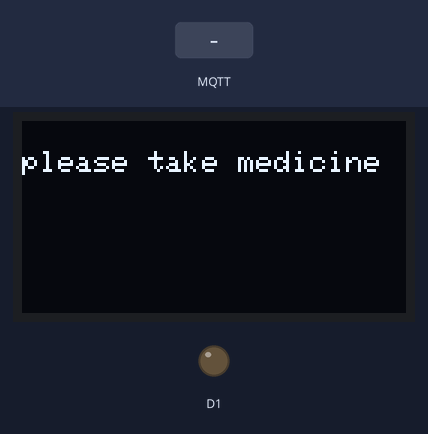
A sketch run on a simulated ESP8266 (NodeMCU). Parts: 128×64 one-colour display, output pins drawn as LEDs (lit = HIGH). The inputs (shaded band) are chosen by the test bench. WiFi joins after 1.5 s; servers stay silent unless stated; no MQTT or app messages arrive unless stated; what the sketch prints to the serial monitor is not drawn.

Above: at 2.8 s.
2.9 s: MQTT message "OFF" arrives on the first subscribed topic
At 4.1 s:
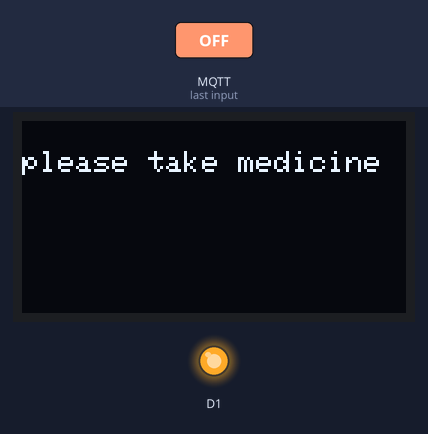
4.4 s: MQTT message "ON" arrives on the first subscribed topic
At 5.4 s:
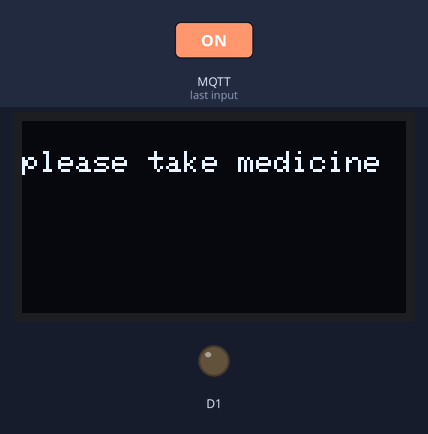
Timing chart, 0 to 7.4 s (numbered marks = the images above; inputs shaded):
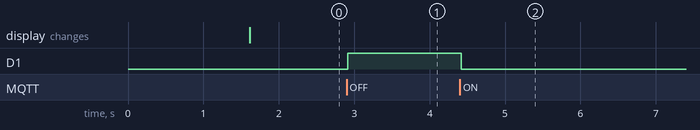

Measured:
- after the input at 2.9 s, D1: LOW → HIGH at once
- after the input at 4.4 s, D1: HIGH → LOW at once

The sketch:

smr.ino
```cpp
#include <ESP8266WiFi.h>
#include <PubSubClient.h>
#include <Wire.h>
#include <Adafruit_SSD1306.h>
#include <Adafruit_GFX.h>

const char* ssid = "swathiga";
const char* password = "ganeshswathi";

#define ORG "ybg17p"
#define DEVICE_TYPE "nodemcu"
#define DEVICE_ID "swathi"
#define TOKEN "7075606886"
#define SSD1306_LCDHEIGHT 64

// OLED display TWI address
#define OLED_ADDR   0x3C

Adafruit_SSD1306 display(-1);

#if (SSD1306_LCDHEIGHT != 64)
#error("Height incorrect, please fix Adafruit_SSD1306.h!");
#endif
String command;
char server[] = ORG ".messaging.internetofthings.ibmcloud.com";
char topic[] = "iot-2/cmd/home/fmt/String";
char authMethod[] = "use-token-auth";
char token[] = TOKEN;
char clientId[] = "d:" ORG ":" DEVICE_TYPE ":" DEVICE_ID;
//Serial.println(clientID);

WiFiClient wifiClient;
void callback(char* topic, byte* payload, unsigned int payloadLength);
PubSubClient client(server, 1883, callback, wifiClient);
void setup() {
  Serial.begin(115200);
  Serial.println();
  pinMode(D1,OUTPUT);
  wifiConnect();
  mqttConnect();
    // initialize and clear display
  display.begin(SSD1306_SWITCHCAPVCC, OLED_ADDR);
  display.clearDisplay();
// display a line of text
  display.setTextSize(1);
  display.setTextColor(WHITE);
  display.setCursor(0,10);
  display.print("please take medicine");
  // update display with all of the above graphics
  display.display();
}

void loop() {
  if (!client.loop()) {
    mqttConnect();
  }
delay(100);
}

void wifiConnect() {
  Serial.print("Connecting to "); Serial.print(ssid);
  WiFi.begin(ssid, password);
  while (WiFi.status() != WL_CONNECTED) {
    delay(500);
    Serial.print(".");
  }
  Serial.print("nWiFi connected, IP address: "); Serial.println(WiFi.localIP());
}

void mqttConnect() {
  if (!client.connected()) {
    Serial.print("Reconnecting MQTT client to "); Serial.println(server);
    while (!client.connect(clientId, authMethod, token)) {
      Serial.print(".");
      delay(500);
    }
    initManagedDevice();
    Serial.println();
  }
}
void initManagedDevice() {
  if (client.subscribe(topic)) {
    Serial.println("subscribe to cmd OK");
  } else {
    Serial.println("subscribe to cmd FAILED");
  }
}

void callback(char* topic, byte* payload, unsigned int payloadLength) {
  Serial.print("callback invoked for topic: "); Serial.println(topic);

  for (int i = 0; i < payloadLength; i++) {
    //Serial.println((char)payload[i]);
    command += (char)payload[i];
  }
Serial.println(command);
if(command == "ON"){
  digitalWrite(D1,LOW);
  Serial.println("Light is Switched ON");
}
else if(command == "OFF"){
  digitalWrite(D1,HIGH);
  Serial.println("Light is Switched OFF");
}
command ="";
}
```
